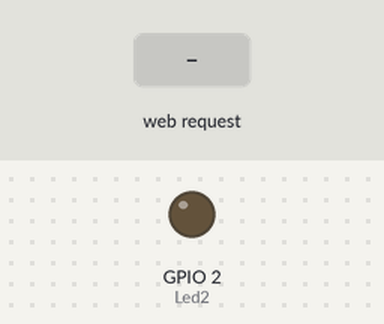
Recording of a sketch running on a simulated ESP8266 (NodeMCU). On the bench: output pins drawn as LEDs (lit = HIGH). The inputs (shaded band) are chosen by the test bench. WiFi joins after 1.5 s; servers stay silent unless stated; what the sketch prints to the serial monitor is not drawn.

Above: at 2.7 s.
2.8 s: HTTP request GET /2/on received
At 3.5 s:
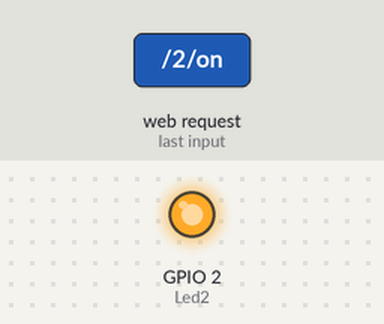
4.3 s: HTTP request GET /2/off received
At 4.6 s:
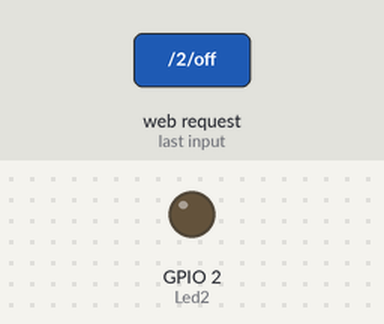
Timing chart, 0 to 7.3 s (numbered marks = the images above; inputs shaded):
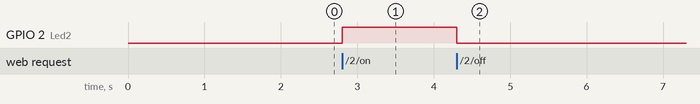

The sketch:

WEBSERVERNOD.ino
```cpp
#include <ESP8266WiFi.h>

const char* ssid     = ""; //your ssid
const char* password = "";//your password

WiFiServer server(80);

String header;

// Auxiliar variables to store the current output state
String LED2= "off";


// Assign output variables to GPIO pins
const int Led2 = 2;


void setup() {
  Serial.begin(115200);
  // Initialize the output variables as outputs
  pinMode(Led2, OUTPUT);

  // Set outputs to LOW
  digitalWrite(Led2, LOW);


  // Connect to Wi-Fi network with SSID and password
  Serial.print("Connecting to ");
  Serial.println(ssid);
  WiFi.begin(ssid, password);
  while (WiFi.status() != WL_CONNECTED) {
    delay(500);
    Serial.print(".");
  }
  // Print local IP address and start web server
  Serial.println("");
  Serial.println("WiFi connected.");
  Serial.println("IP address: ");
  Serial.println(WiFi.localIP());
  server.begin();
}

void loop(){
  WiFiClient client = server.available();   // Listen for incoming clients

  if (client) {                             // If a new client connects,
    Serial.println("New Client.");          // print a message out in the serial port
    String currentLine = "";                // make a String to hold incoming data from the client
    while (client.connected()) {            // loop while the client's connected
      if (client.available()) {             // if there's bytes to read from the client,
        char c = client.read();             // read a byte, then
        Serial.write(c);                    // print it out the serial monitor
        header += c;
        if (c == '\n') {                    // if the byte is a newline character
          // if the current line is blank, you got two newline characters in a row.
          // that's the end of the client HTTP request, so send a response:
          if (currentLine.length() == 0) {
            // HTTP headers always start with a response code (e.g. HTTP/1.1 200 OK)
            // and a content-type so the client knows what's coming, then a blank line:
            client.println("HTTP/1.1 200 OK");
            client.println("Content-type:text/html");
            client.println("Connection: close");
            client.println();

            // turns the GPIOs on and off
            if (header.indexOf("GET /2/on") >= 0) {
              Serial.println("Led on");
              LED2= "on";
              digitalWrite(Led2, HIGH);
            } else if (header.indexOf("GET /2/off") >= 0) {
              Serial.println("Led off");
              LED2= "off";
              digitalWrite(Led2, LOW);
            }
            // Display the HTML web page
            client.println("<!DOCTYPE html><html>");
            client.println("<head><meta name=\"viewport\" content=\"width=device-width, initial-scale=1\">");
            client.println("<link rel=\"icon\" href=\"data:,\">");
            // CSS to style the on/off buttons
            // Feel free to change the background-color and font-size attributes to fit your preferences
            client.println("<style>html { font-family: Helvetica; display: inline-block; margin: 0px auto; text-align: center;}");
            client.println(".button { background-color:#3BEC79 ; border: none; color: white; padding: 16px 40px;"); //#195B6A
            client.println("text-decoration: none; font-size: 30px; margin: 2px; cursor: pointer;}");
            client.println(".button2 {background-color:#DE3F47 ;}</style></head>");//#77878A

            // Web Page Heading
            client.println("<body><h1>ESP8266 Web Server Interno</h1>");

            client.println("<p>Led 2 " + LED2+ "</p>");

            if (LED2=="off") {
              client.println("<p><a href=\"/2/on\"><button class=\"button\">ON</button></a></p>");
            } else {
              client.println("<p><a href=\"/2/off\"><button class=\"button button2\">OFF</button></a></p>");
            }


            client.println("</body></html>");

            client.println();

            break;
          } else { //
            currentLine = "";
          }
        } else if (c != '\r') {  //
          currentLine += c;
        }
      }
    }
    // Clear the header variable
    header = "";
    // Close the connection
    client.stop();
    Serial.println("Cliente OFF.");
    Serial.println("");
  }
}
```

Measured:
- after the input at 2.8 s, GPIO 2 (Led2): LOW → HIGH at once
- after the input at 4.3 s, GPIO 2 (Led2): HIGH → LOW at once
